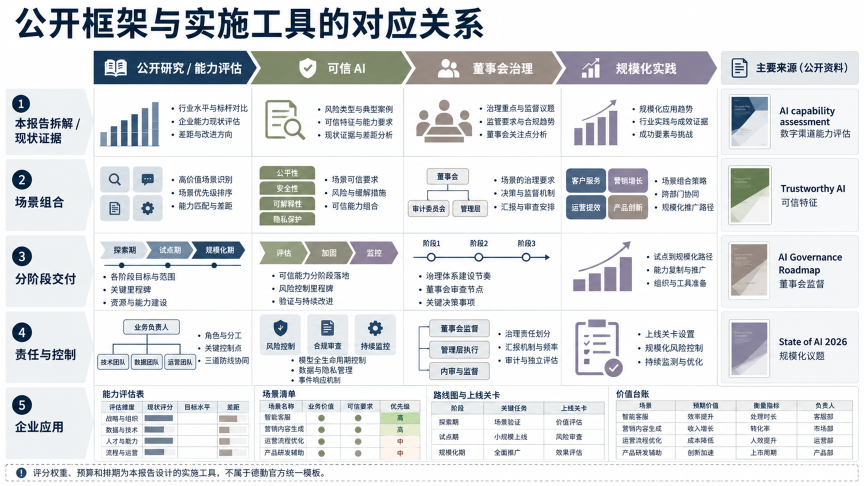
#> input picture docs/框架与实施工具/002-框架与实施工具.png, 1728 x 972 px, found by its file name (shown at 1/2 size)
$ python find_lines.py
#> lines starting #> are read from the running program, lines starting #| are printed output that depends on the picture; after the words box and inside, x2 and y2 are one past the last pixel; in counts of white or black regions, pixels touching at a corner belong together
#!/usr/bin/env python3
"""找表格的竖直边框线与水平边框线"""
from PIL import Image
import numpy as np

img = Image.open('/home/z/my-project/upload/002-框架与实施工具.png').convert('RGB')
#> img is the input picture: PIL image 1728x972 RGB; mean R, G, B 221.4, 224, 226.6
a = np.array(img).astype(int)
H, W = a.shape[:2]
#> H = 972; W = 1728

# 表格区域 y 745-924：对每个 x 统计"灰线"像素数（值<240 且连续性高）
gray = (a[:, :, :].sum(axis=2) / 3) < 242
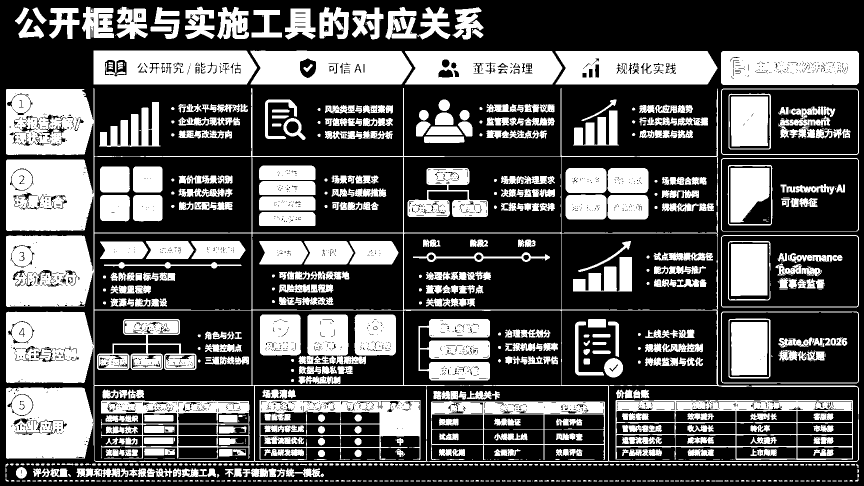
#> gray: shape (972, 1728) bool (shown at 1/2 size); 35.7% white; 1061 white regions (424 under 20 px), largest, box (x1, y1, x2, y2) and area: (12, 176, 1718, 924) 129413, (187, 101, 514, 169) 19201, (1111, 102, 1435, 169) 19177
colcnt = gray[748:920, :].sum(axis=0)
#> colcnt = 1728 values, max 172 at index 188, min 0 at index 0, mean 64.03
cands = [x for x in range(150, W) if colcnt[x] > 100]
#> cands = 77 values from 150 to 1717
# 聚合相邻
groups = []
for x in cands:
    if groups and x - groups[-1][-1] <= 2:
        groups[-1].append(x)
    else:
        groups.append([x])
#> this loop made 77 passes
#> x on passes 1 to 12: 150, 151, 152, 153, 154, 155, 156, 157, 158, 159, 160, 161
#> after the loop, groups = 29 items, first 6: [150, 151, 152, 153, 154, 155, 156, 157, 158, 159, 160, 161, 162, 163, 164, 165, 166, 167, 168, 169, 170, 171, 172, 173], [187, 188], [284, 285], [354, 355], [434], [497]
print("表格竖线 x:", [ (g[0]+g[-1])//2 for g in groups ])
#| 表格竖线 x: [161, 187, 284, 354, 434, 497, 508, 519, 550, 612, 643, 680, 759, 800, 806, 839, 852, 862, 966, 1087, 1208, 1216, 1231, 1260, 1350, 1471, 1593, 1704, 1716]

rowcnt = gray[:, 200:1700].sum(axis=1)
#> rowcnt = 972 values, max 1495 at index 771, min 0 at index 0, mean 490.1
cands = [y for y in range(740, 930) if rowcnt[y] > 700]
#> cands = 41 values from 770 to 929
groups = []
for y in cands:
    if groups and y - groups[-1][-1] <= 2:
        groups[-1].append(y)
    else:
        groups.append([y])
#> this loop made 41 passes
#> y on passes 1 to 12: 770, 771, 800, 801, 802, 803, 804, 805, 806, 807, 808, 809
#> after the loop, groups = 8 items
print("表格横线 y:", [ (g[0]+g[-1])//2 for g in groups ])
#| 表格横线 y: [770, 812, 846, 858, 870, 893, 922, 928]

# 网格其他区域横线（行分界）
cands = [y for y in range(150, 760) if rowcnt[y] > 700]
#> cands = 138 values from 150 to 727
groups = []
for y in cands:
    if groups and y - groups[-1][-1] <= 2:
        groups[-1].append(y)
    else:
        groups.append([y])
#> this loop made 138 passes
#> after the loop, groups = 19 items
print("主网格横线 y:", [ (g[0]+g[-1])//2 for g in groups ])
#| 主网格横线 y: [159, 244, 268, 312, 359, 381, 412, 465, 483, 490, 511, 619, 666, 673, 692, 701, 708, 717, 725]

# 主网格竖线（y 175-760）
colcnt2 = gray[175:760, :].sum(axis=0)
#> colcnt2 = 1728 values, max 584 at index 187, min 0 at index 0, mean 203.5
cands = [x for x in range(150, W) if colcnt2[x] > 400]
#> cands = 109 values from 150 to 1717
groups = []
for x in cands:
    if groups and x - groups[-1][-1] <= 2:
        groups[-1].append(x)
    else:
        groups.append([x])
#> this loop made 109 passes
#> after the loop, groups = 10 items, first 6: [150, 151, 152, 153, 154, 155, 156, 157, 158, 159, 160, 161, 162, 163, 164, 165, 166, 167, 168, 169, 170, 171, 172, 173], [187, 188], [503, 504], [806, 807], [1122], [1434, 1435]
print("主网格竖线 x:", [ (g[0]+g[-1])//2 for g in groups ])
#| 主网格竖线 x: [161, 187, 503, 806, 1122, 1434, 1442, 1457, 1498, 1716]
